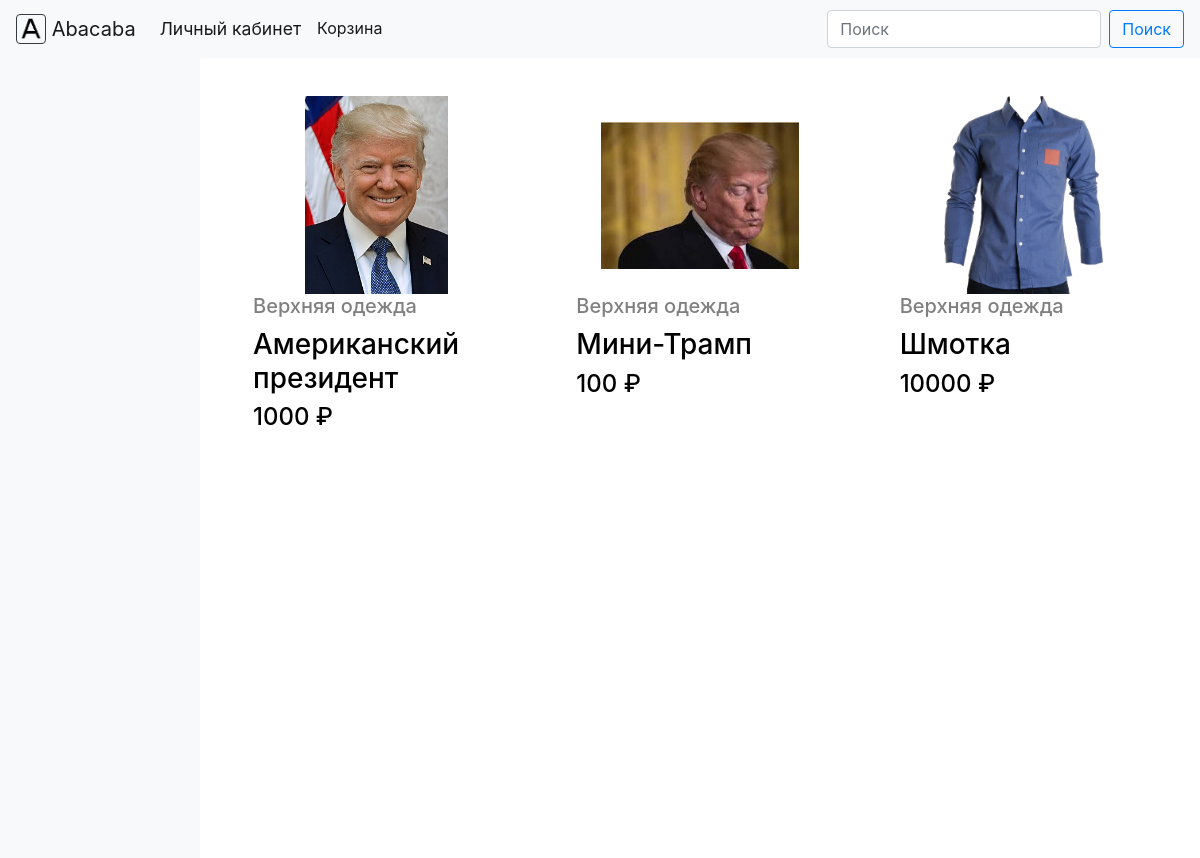
The app's page /, older data.
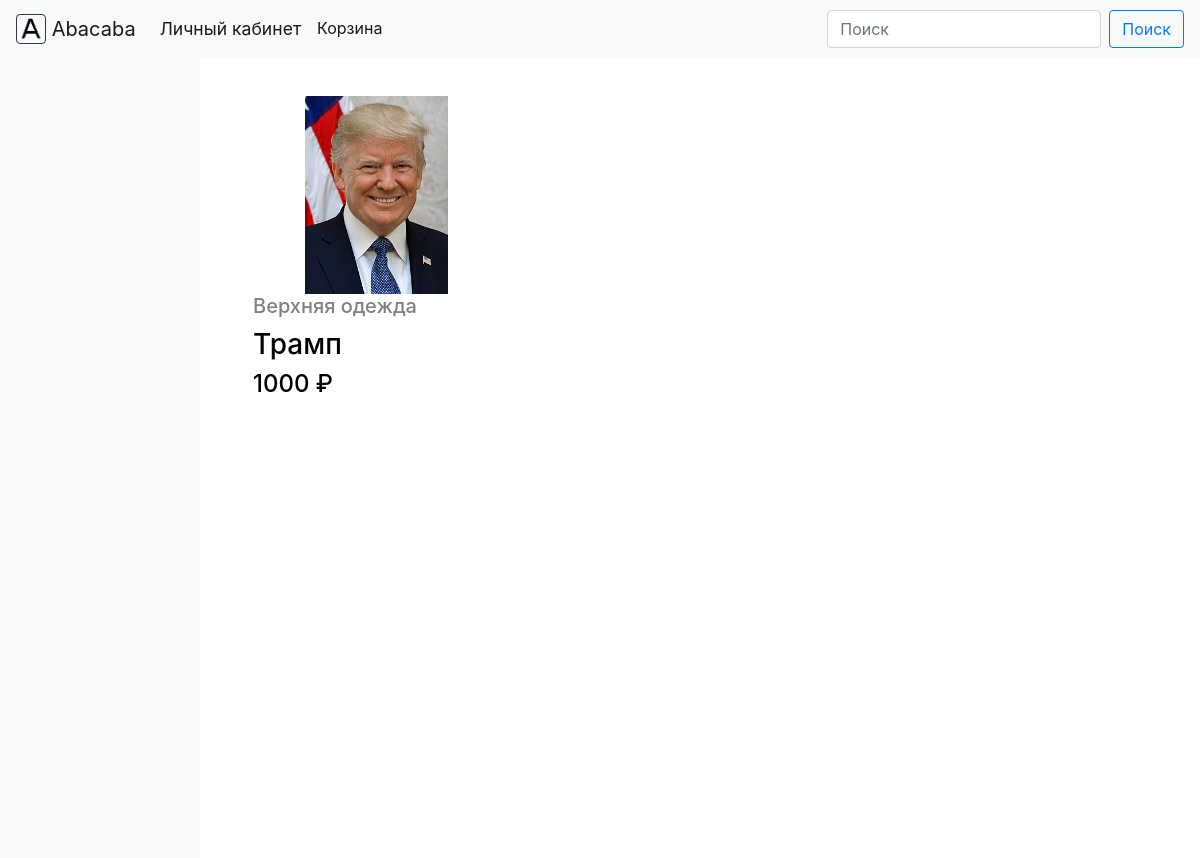
The same page, newer data.
### core/models.py (models this page shows, shortened)
class Product(models.Model):
    id = models.AutoField(primary_key=True)
    name = models.TextField()
    price = models.IntegerField()
    rating = models.FloatField(blank=True,
                               null=True)
    categories = models.ManyToManyField(to=Category,
                                        blank=True,
                                        related_name='products')
    main_category = models.ForeignKey(to=Category,
                                      blank=True,
                                      null=True,
                                      on_delete=models.SET_NULL)

class Image(models.Model):
    id = models.AutoField(primary_key=True)
    image = models.ImageField(upload_to='images',
                              null=True)
    description = models.TextField(null=True,
                                   blank=True)
    stock_product = models.ForeignKey(to=StockProduct,
                                      on_delete=models.CASCADE,
                                      related_name='images',
                                      null=True,
                                      blank=True)
    product = models.OneToOneField(Product,
                                   on_delete=models.SET_NULL,
                                   null=True,
                                   blank=True)

class Category(models.Model):
    id = models.AutoField(primary_key=True)
    name = models.TextField()
    parent_category = models.ForeignKey('self',
                                        on_delete=models.CASCADE,
                                        blank=True,
                                        null=True,
                                        related_name='child_categories')

### core/views.py (the view)
# urls.py: path('', views.index_page, name='home'),
def index_page(request):
    context = dict()
    if 'category_id' in request.GET:
        category_id = request.GET.get('category_id')
        category = Category.objects.get(id=category_id)
        context['is_category'] = True
        context['category_name'] = category.name
    else:
        category_id = None
        context['is_category'] = False
    if 'text' in request.GET:
        text = request.GET.get('text')
        context['search_query'] = text
        context['is_search'] = True
    else:
        text = None
        context['is_search'] = False
    context['products'] = return_products(category_id=category_id, search_query=text)
    if len(context['products']) == 0:
        context['is_empty'] = True
    else:
        context['is_empty'] = False
    return render(request, 'index.html', context)

### core/views.py (called while the page is built, shortened)
def return_products(category_id=None, search_query=None):  # #Возвращает список продуктов для главной страницы
    if category_id is None and search_query is None:
        return Product.objects.all()

### core/templates/index.html
{% extends "base.html" %}
{% block content %}
<div class="container-fluid" style="padding:0px;">
    <div class="row no-gutters">
        {% include 'sidebar.html' %}
        <div class="col-sm-10">
            {% include 'items.html' %}
        </div>
    </div>
</div>
{% endblock %}

### core/templates/product_preview.html
<div class="col-xl-4 col-md-6 col-xs-12" style="margin-bottom: 10px;">
    <a id="prod_preview_block" class="thumbnail" href='/products?id={{product.id}}'>
        <div class="square-box">
            <img class="img-fluid centered-div" src="{{product.image.image.url}}" alt="Product">
        </div>
        <div class="caption">
            {% if product.main_category %}
            <h5 style="margin-bottom:0px; color:gray;">{{ product.main_category.name }}</h5>
            {% else %}
            <h5 style="margin-bottom:0px; color:gray;">Без категории</h5>
            {% endif %}
            <h3 style="margin-top:10px;">{{ product.name }}</h3>
            <h4>{{ product.price }} ₽</h4>
        </div>
    </a>
</div>

Row changes from the older to the newer data that the page shows:
removed Product: image.image (picture), main_category.name "Верхняя одежда", name "Мини-Трамп", price "100"
removed Product: image.image (picture), main_category.name "Верхняя одежда", name "Шмотка", price "10000"
changed Product "Верхняя одежда": name "Американский президент" → "Трамп"
